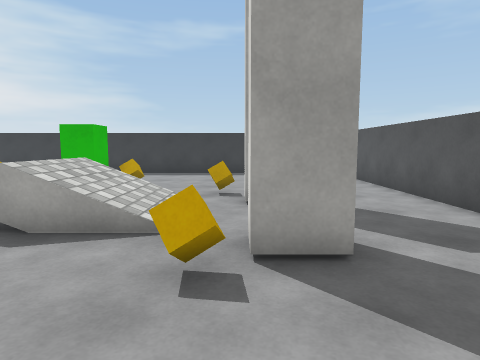
view 1 (above)

13 first-person views from a walk through a scene from a Unity 3-D project. The camera is 1.3 m above the floor, tilts 6° down and sees 75° across. The floor is counted in squares, 1 m on a side. Each view is taken from the middle of a square. On the plan, view 1 faces up. The plan holds only what a view shows up to about 14 squares ahead; the rest is blank. The player is left out. Surface patterns are stand-ins for the level's own textures.

view 2
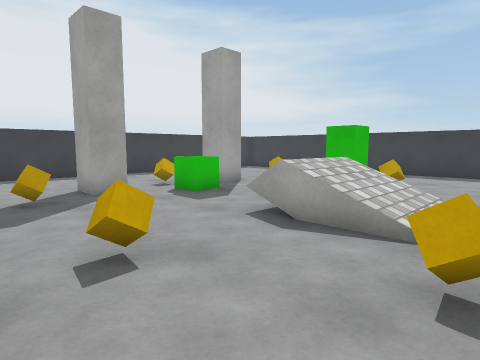

view 3
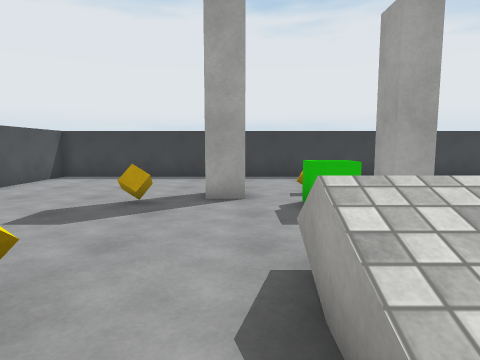

view 4
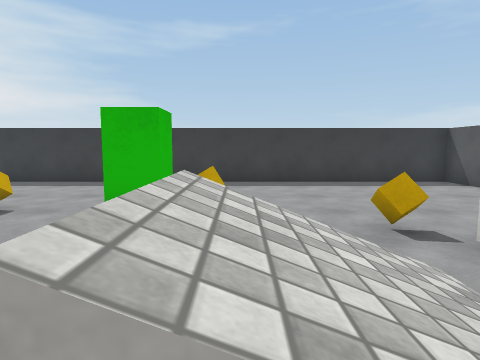

view 5
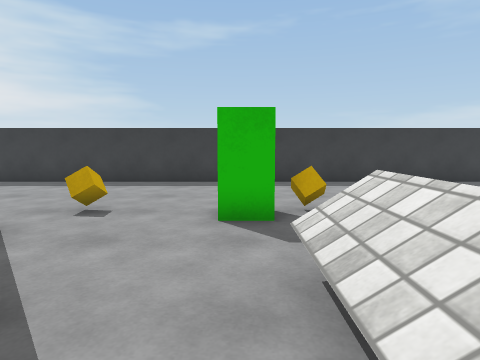

view 6
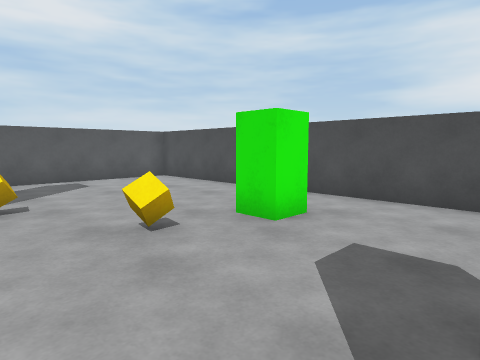

view 7
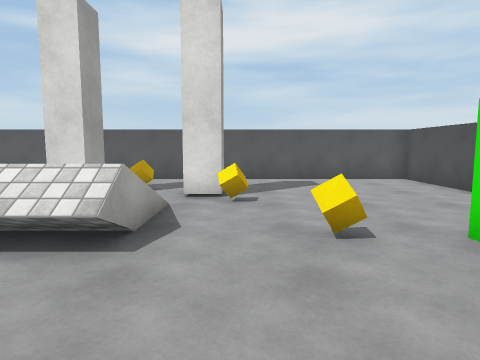

view 8
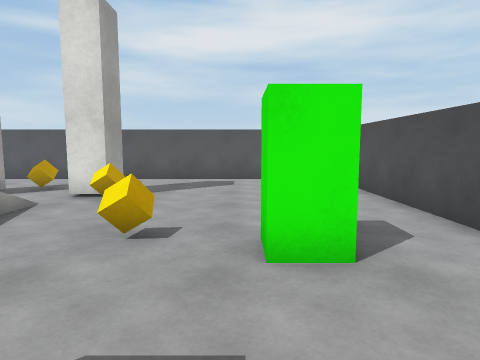

view 9
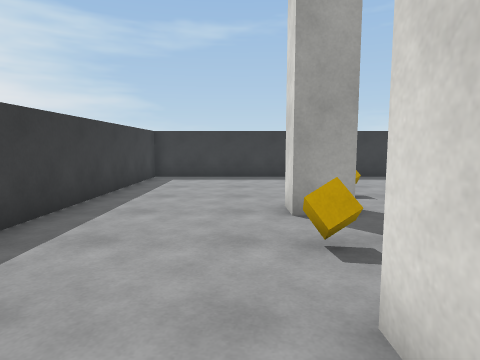

view 10
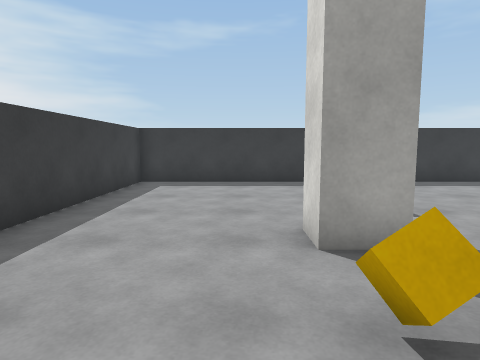

view 11
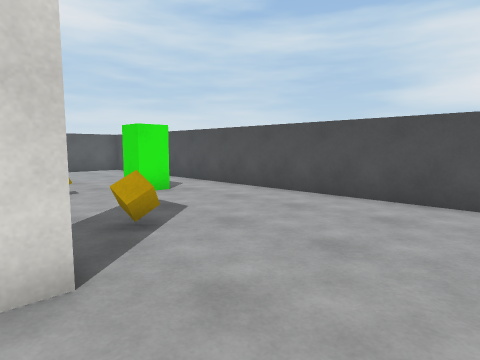

view 12
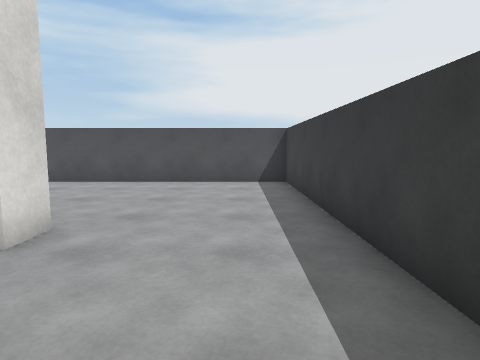

view 13
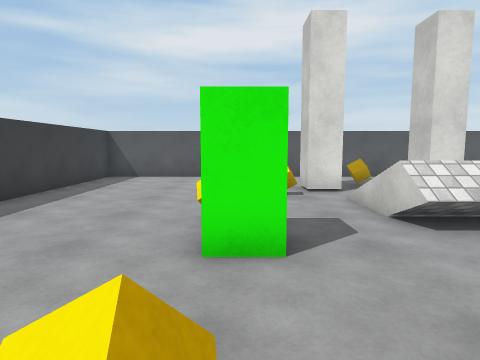

### Floor plan
Points are (right, up) in squares from view 1. A wall is a line through its corners. A room is listed if a view was taken in it or the views show most of it. See-through windows are left out.
Room 1 (views 1, 2, 3, 4, 5, 6, 7, 8, 9, 10, 11, 12, 13)
walls: (-8.8, 4.2) (-8.8, 3.1) (-10, 3.1) (-10, 4.2); (-8.8, 9) (-8.8, 7.9) (-10, 7.9) (-10, 8.9); (1.4, 7) (0.1, 7) (0.1, 8) (1.4, 8); (1.4, 3.5) (0.1, 3.5) (0.1, 4.5) (1.4, 4.5); (-14.7, 15.7) (-14.7, -3.8) (4.8, -3.8) (4.8, 15.7) (-14.7, 15.7)
low walls: (-4.5, 7.2) (-2.5, 7.2)
objects: cube (-10, 6); cube (-8, 2); other object (-8, 6); cube (-8, 10); other object (-5, 10); other object (-4, -1) to (-4, 0); cube (-4, 2); cube (-4, 10); cube (-1, 3); cube (-1, 9); cube (2, 6)

Where each view was taken, in squares from view 1:
view 1: 0 up, 0 right, facing up
view 2: 0 up, 0 right, facing up-left
view 3: 4 up, 1 left, facing left
view 4: 4 up, 3 left, facing up
view 5: 4 up, 5 left, facing up
view 6: 4 up, 8 left, facing down-right
view 7: 3 up, 8 left, facing right
view 8: 0 up, 8 left, facing right
view 9: 2 up, 11 left, facing up
view 10: 4 up, 11 left, facing up
view 11: 4 up, 13 left, facing down-right
view 12: 8 up, 13 left, facing down
view 13: 10 up, 9 left, facing right
